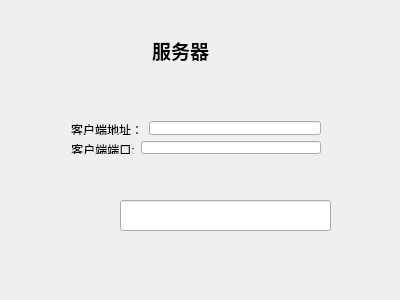
<?xml version="1.0" encoding="UTF-8"?>
<ui version="4.0">
 <class>Widget</class>
 <widget class="QWidget" name="Widget">
  <property name="geometry">
   <rect>
    <x>0</x>
    <y>0</y>
    <width>400</width>
    <height>300</height>
   </rect>
  </property>
  <property name="windowTitle">
   <string>Widget</string>
  </property>
  <widget class="QLabel" name="label">
   <property name="geometry">
    <rect>
     <x>120</x>
     <y>30</y>
     <width>121</width>
     <height>41</height>
    </rect>
   </property>
   <property name="text">
    <string>&lt;html&gt;&lt;head/&gt;&lt;body&gt;&lt;p align=&quot;center&quot;&gt;&lt;span style=&quot; font-size:14pt; font-weight:600;&quot;&gt;服务器&lt;/span&gt;&lt;/p&gt;&lt;/body&gt;&lt;/html&gt;</string>
   </property>
  </widget>
  <widget class="QLineEdit" name="mylineedit">
   <property name="geometry">
    <rect>
     <x>120</x>
     <y>200</y>
     <width>211</width>
     <height>31</height>
    </rect>
   </property>
  </widget>
  <widget class="QWidget" name="">
   <property name="geometry">
    <rect>
     <x>60</x>
     <y>110</y>
     <width>272</width>
     <height>55</height>
    </rect>
   </property>
   <layout class="QVBoxLayout" name="verticalLayout">
    <item>
     <layout class="QHBoxLayout" name="horizontalLayout">
      <item>
       <widget class="QLabel" name="label_3">
        <property name="text">
         <string>&lt;html&gt;&lt;head/&gt;&lt;body&gt;&lt;p align=&quot;center&quot;&gt;客户端地址：&lt;/p&gt;&lt;/body&gt;&lt;/html&gt;</string>
        </property>
       </widget>
      </item>
      <item>
       <widget class="QLineEdit" name="ip"/>
      </item>
     </layout>
    </item>
    <item>
     <layout class="QHBoxLayout" name="horizontalLayout_2">
      <item>
       <widget class="QLabel" name="label_2">
        <property name="text">
         <string>&lt;html&gt;&lt;head/&gt;&lt;body&gt;&lt;p align=&quot;center&quot;&gt;客户端端口:&lt;/p&gt;&lt;/body&gt;&lt;/html&gt;</string>
        </property>
       </widget>
      </item>
      <item>
       <widget class="QLineEdit" name="port"/>
      </item>
     </layout>
    </item>
   </layout>
  </widget>
 </widget>
 <layoutdefault spacing="6" margin="11"/>
 <resources/>
 <connections/>
</ui>
